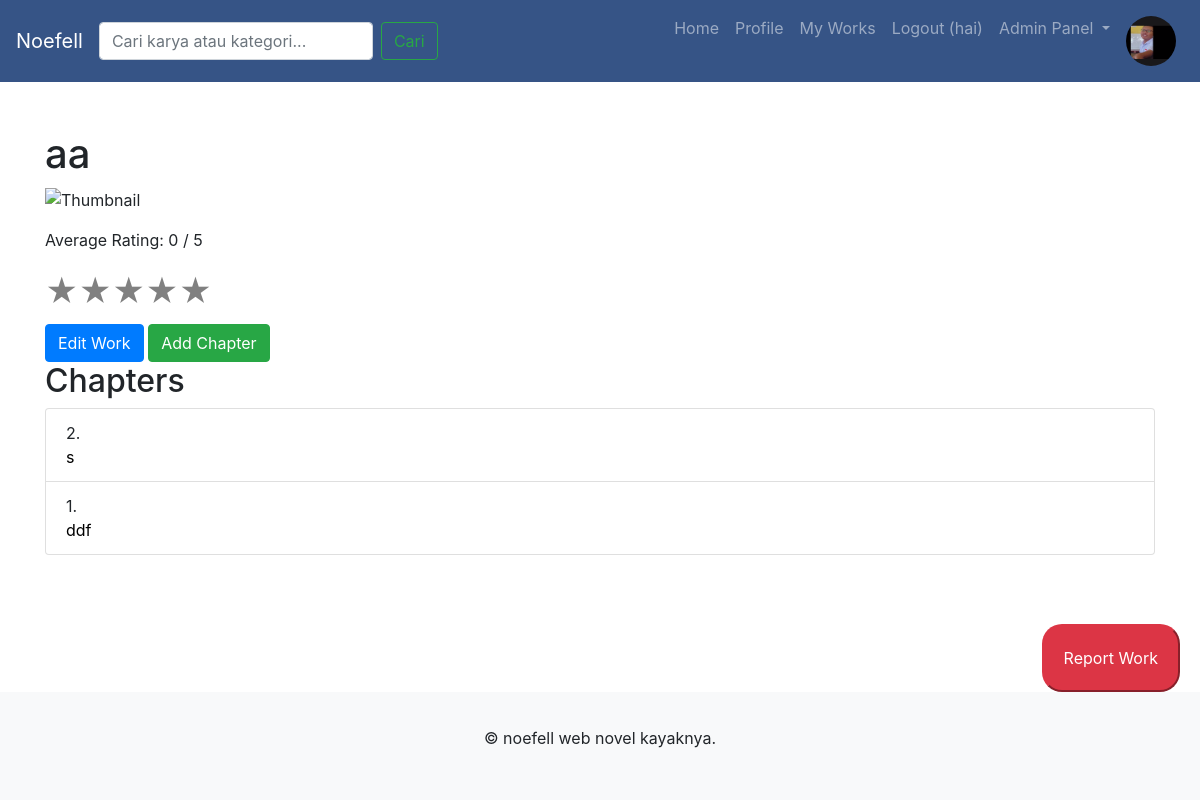
The app's page /view_work.php?work_id=5 (signed in) with its own data.
### tables this page shows
CREATE TABLE `users` (
  `id` int(11) NOT NULL,
  `username` varchar(100) NOT NULL,
  `password` varchar(255) NOT NULL,
  `email` varchar(100) NOT NULL,
  `profile_picture` varchar(255) DEFAULT NULL,
  `bio` text DEFAULT NULL,
  `role` enum('admin','user') NOT NULL DEFAULT 'user',
  `created_at` datetime DEFAULT current_timestamp(),
  `updated_at` datetime DEFAULT current_timestamp() ON UPDATE current_timestamp(),
  `banned_until` datetime DEFAULT NULL,
  `ban_reason` varchar(255) DEFAULT NULL
);

CREATE TABLE `works` (
  `id` int(11) NOT NULL,
  `title` varchar(100) NOT NULL,
  `author_id` int(11) NOT NULL,
  `thumbnail` varchar(255) DEFAULT NULL,
  `description` text DEFAULT NULL,
  `created_at` datetime DEFAULT current_timestamp(),
  `updated_at` datetime DEFAULT current_timestamp() ON UPDATE current_timestamp(),
  `category_id` int(11) DEFAULT NULL
);

CREATE TABLE `chapters` (
  `id` int(11) NOT NULL,
  `name` varchar(100) NOT NULL,
  `work_id` int(11) NOT NULL,
  `user_id` int(11) NOT NULL,
  `content` text DEFAULT NULL,
  `created_at` datetime DEFAULT current_timestamp()
);

### view_work.php (the view, shortened to what this page needs)
<?php
require 'config/database.php';
$workId = isset($_GET['work_id']) ? intval($_GET['work_id']) : 0;
$query = "SELECT * FROM Works WHERE id = ?";
$stmt = $conn->prepare($query);
$stmt->bind_param("i", $workId);
$stmt->execute();
$workResult = $stmt->get_result();
$work = $workResult->fetch_assoc();
$isLoggedIn = isset($_SESSION['user_id']);
$loggedInUserId = $isLoggedIn ? $_SESSION['user_id'] : 0;
$isAuthor = $work['author_id'] == $loggedInUserId;
$query = "SELECT AVG(rating) AS average_rating FROM ratings WHERE work_id = ?";
$stmt = $conn->prepare($query);
$stmt->bind_param("i", $workId);
$stmt->execute();
$avgRatingResult = $stmt->get_result()->fetch_assoc();
$averageRating = round($avgRatingResult['average_rating'], 2);
?>
<!DOCTYPE html>
<html lang="en">
<head>
    <link rel="stylesheet" href="css/style.css">
    <link rel="stylesheet" href="https://stackpath.bootstrapcdn.com/bootstrap/4.3.1/css/bootstrap.min.css">
</head>
<body>
    <?php include 'includes/header.php'; ?>
    <div class="container mt-5">
        <h1><?php echo htmlspecialchars($work['title']); ?></h1>
        <img src="uploads/<?php echo htmlspecialchars($work['thumbnail']); ?>" alt="Thumbnail" style="width: 200px;">
        <p>Average Rating: <?php echo $averageRating; ?> / 5</p>
        <?php if ($isLoggedIn): ?>
            <form id="ratingForm" action="view_work.php?work_id=<?php echo $work['id']; ?>" method="POST">
                <div class="stars">
                    <label for="star5">★</label>
                    <label for="star4">★</label>
                    <label for="star3">★</label>
                    <label for="star2">★</label>
                    <label for="star1">★</label>
                </div>
            </form>
        <?php else: ?>
            <p>Please <a href="login.php">login</a> to rate this work.</p>
        <?php endif; ?>
        <?php if ($isAuthor): ?>
            <a href="edit_work.php?work_id=<?php echo $work['id']; ?>" class="btn btn-primary">Edit Work</a>
            <a href="add_chapter.php?work_id=<?php echo $work['id']; ?>" class="btn btn-success">Add Chapter</a>
        <?php endif; ?>
        <h2>Chapters</h2>
        <?php
        $query = "SELECT * FROM Chapters WHERE work_id = ?";
        $stmt = $conn->prepare($query);
        $stmt->bind_param("i", $workId);
        $stmt->execute();
        $chaptersResult = $stmt->get_result();
        $chapters = [];
        while ($chapter = $chaptersResult->fetch_assoc()) {
            $chapters[] = $chapter;
        }
        $totalChapters = count($chapters);
        ?>
        <?php if ($totalChapters > 0): ?>
            <ul class="list-group">
                <?php
                $counter = $totalChapters;
                foreach ($chapters as $chapter):
                ?>
                    <li class="list-group-item">
                        <span><?php echo $counter--; ?>. </span>
                        <a href="view_chapter.php?chapter_id=<?php echo $chapter['id']; ?>" class="chapter-link">
                            <?php echo htmlspecialchars($chapter['name']); ?>
                        </a>
                    </li>
                <?php endforeach; ?>
            </ul>
        <?php else: ?>
            <p>No chapters available.</p>
        <?php endif; ?>
    </div>
    <div>
        <button type="button" class="report-btn btn-danger" data-type="work" data-id="<?php echo $work['id']; ?>" data-user-id="<?php echo $work['author_id']; ?>">Report Work</button>
    </div>
    <?php include 'includes/footer.php'; ?>
</body>
</html>

### includes/header.php (shortened to what this page needs)
<?php
require 'config/database.php';
$user = null;
$isAdmin = false;
if (isset($_SESSION['user_id'])) {
    $userId = $_SESSION['user_id'];
    $query = "SELECT * FROM Users WHERE id = ?";
    $stmt = $conn->prepare($query);
    $stmt->bind_param("i", $userId);
    $stmt->execute();
    $result = $stmt->get_result();
    $user = $result->fetch_assoc();
    if (isset($user['role']) && $user['role'] === 'admin') {
        $isAdmin = true;
    }
}
?>
<!DOCTYPE html>
<html lang="en">
<head>
    <link rel="stylesheet" href="includes/style.css">
    <link rel="stylesheet" href="https://stackpath.bootstrapcdn.com/bootstrap/4.3.1/css/bootstrap.min.css">
    <link rel="stylesheet" href="https://stackpath.bootstrapcdn.com/bootstrap/4.3.1/css/bootstrap.min.css">
</head>
<body>
<nav class="navbar navbar-expand-lg navbar-dark ">
  <a class="navbar-brand" href="index.php">Noefell</a>
  <form class="form-inline my-2 my-lg-0 d-none d-lg-flex" method="GET" action="search.php">
    <input class="form-control mr-sm-2" type="search" name="search" placeholder="Cari karya atau kategori..." aria-label="Search" required>
    <button class="btn btn-outline-success my-2 my-sm-0" type="submit">Cari</button>
  </form>
  <div class="collapse navbar-collapse" id="navbarNav">
    <ul class="navbar-nav ml-auto">
      <li class="nav-item">
        <a class="nav-link" href="index.php">Home</a>
      </li>
      <?php if ($user): ?>
        <li class="nav-item">
          <a class="nav-link" href="profile.php">Profile</a>
        </li>
        <li class="nav-item">
          <a class="nav-link" href="user_works.php">My Works</a>
        </li>
        <li class="nav-item">
          <a class="nav-link" href="logout.php">Logout (<?php echo htmlspecialchars($user['username']); ?>)</a>
        </li>
   <?php if ($isAdmin): ?>
          <li class="nav-item dropdown">
            <a class="nav-link dropdown-toggle" href="#" id="adminMenu" role="button" data-toggle="dropdown" aria-haspopup="true" aria-expanded="false">
              Admin Panel
            </a>
          </li>
        <?php endif; ?>
        <li class="nav-item">
          <a class="nav-link" href="profile.php">
            <img src="uploads/<?php echo htmlspecialchars($user['profile_picture'] ?: 'default_profile.jpg'); ?>" alt="Profile Picture" style="width:50px;height:50px;border-radius:50%;">
          </a>
        </li>
      <?php endif; ?>
    </ul>
  </div>
</nav>

### includes/style.css (style rules this page uses)
html, body { height: 100%; margin: 0; display: flex; flex-direction: column; }
.container { flex: 1; }
.report-btn { float: right; padding: 20px; max-width: 4cm; border-radius: 20px; margin-right: 20px; }
.chapter-link { display: block; color: black; text-decoration: none; }
.list-group-item { position: relative; cursor: pointer; }
.navbar { background-color: #365486; }

### view_work.php (style rules this page uses)
.stars { display: flex; flex-direction: row-reverse; justify-content: flex-end; }
.stars label { font-size: 2em; color: gray; cursor: pointer; transition: color 0.2s; }

### records on screen
users: username "hai", profile_picture (picture)
works: title "aa"
chapters: name "s"
chapters: name "ddf"

### other values on screen
$averageRating "0"
